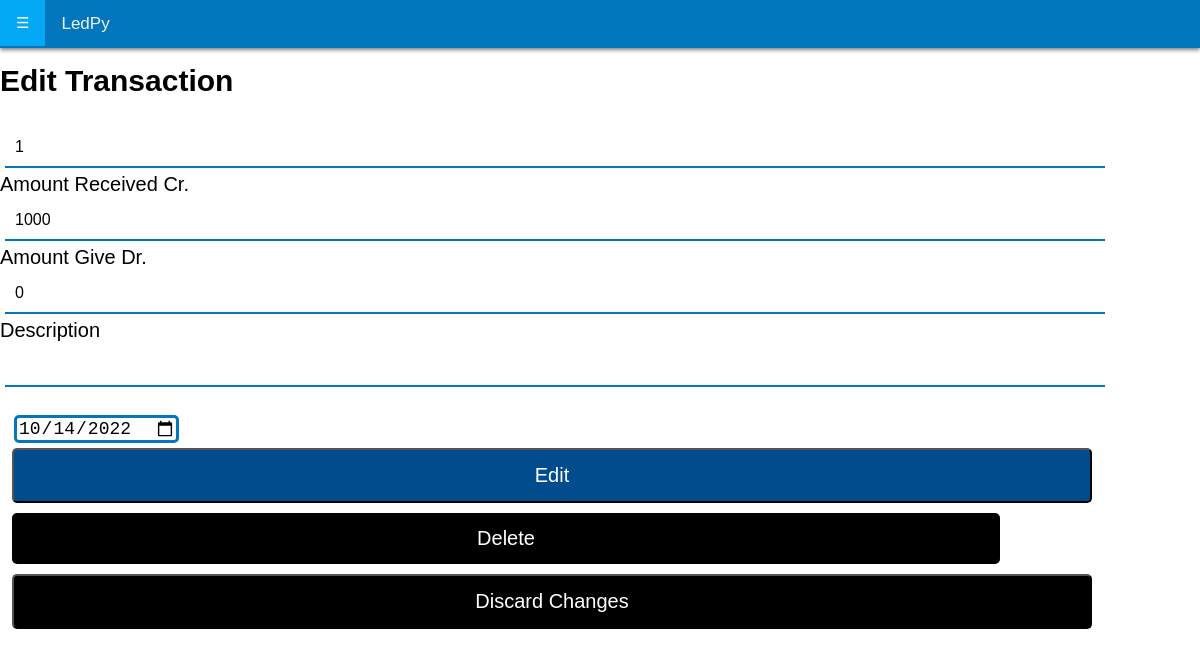
/update/1 (signed in), run on the app's committed database.
### home/models.py (models this page shows)
class CashBook(models.Model):
	TranID=models.IntegerField(primary_key=True)
	AccNo=models.ForeignKey(CustomerAcc,on_delete=models.CASCADE)
	AccName=models.CharField(max_length=20)
	DrAmnt=models.IntegerField()
	CrAmnt=models.IntegerField()
	Desc=models.TextField()
	Date = models.DateField(null=False)
	Time = models.TimeField(null=False)

### home/views.py (the view, shortened to what this page needs)
# urls.py: path('update/<int:tid>',views.update,name="editTrns"),
def update(request,tid):
	if request.user.is_anonymous:
		return redirect('/login')
	data=CashBook.objects.get(TranID=tid)
	return render(request,'editTran.html',{'data':data})

### templates/editTran.html (shortened to what this page needs)
<!DOCTYPE html>
{% load static %}
<html>
<head>
	<link rel="stylesheet" type="text/css" href="{% static "style.css" %}">
</head>
<body>
  {% include 'navbar.html' %}
	<div class="page">
		<h2>Edit Transaction</h2>
    <form method="POST">
        <div>
            <input type="number" id="Amnt" name="tranid" readonly="readonly" value="{{data.TranID}}">
          </div>
          <div>
            <label for="CrAmnt">Amount Received Cr.</label>
            <input type="number" name="vCrAmnt" id="Amnt" value="{{data.CrAmnt}}">
          </div>
          <div>
            <label for="DrAmnt">Amount Give Dr.</label>
            <input type="number" name="vDrAmnt" id="Amnt" value="{{data.DrAmnt}}">
          </div>
          <div>
            <label for="desc">Description</label>
            <input type="text" name="vdesc" id="Amnt" value="{{data.Desc}}">
          </div></br>
          <div>
            <input type="date" name="vdate" id="vdate" min="2000-04-01" value="{{data.Date}}">
          </div>
          <footer>
            <button type="submit" name="editTr" onclick="this.disabled=true,this.form.submit()" id="btn-theme">Edit</button>
            <a class="a-btn-gray" onclick="window.location='/delete/{{data.TranID}}'">Delete</a>
            <button id="btn-theme-grey" onclick="window.location='/'">Discard Changes</button>
          </footer>
        </form>

### static/style.css (style rules this page uses)
:root { --normal: #0277bd; --light: #03a9f4; --dark: #004c8c; }
body { margin:0;font-family:Arial }
#btn-theme { padding: 14px 20px; text-align: center; font-size: 20px; color: white; background-color: var(--dark); width: 90%; margin: 5px 12px; border-radius: 5px; outline: none; }
#btn-theme-grey { padding: 14px 20px; text-align: center; font-size: 20px; color: white; background-color: black; width: 90%; margin: 5px 12px; border-radius: 5px; outline: none; text-decoration: none; }
.a-btn-gray { border: none; color: white; padding: 14px 20px; margin: 5px 12px; width: 79%; font-size: 20px; text-align: center; text-decoration: none; display: inline-block; transition-duration: 0.4s; cursor: pointer; background-color: black; border-radius: 5px; }
body { color: black; font-size: 20px; background-color: white; font-family: sans-serif; }
input#Amnt { width: 90%; border: none; border-bottom: 2px solid var(--normal); padding: 10px; margin: 5px; font-size: 16px; }
input[type="date"] { border: 3px solid var(--normal); margin-left: 14px; border-radius: 5px; font-size: 18px; }
label { display: inline-block; width: 100%; text-align: left; }
.page { font-size: 20px; margin-top: 64px; color: black; }
body { margin: 0; padding: 0; font-family: sans-serif; }

### data on the page
CashBook: tranid "1", vCrAmnt "1000", vDrAmnt "0", vdate "10/14/2022"
